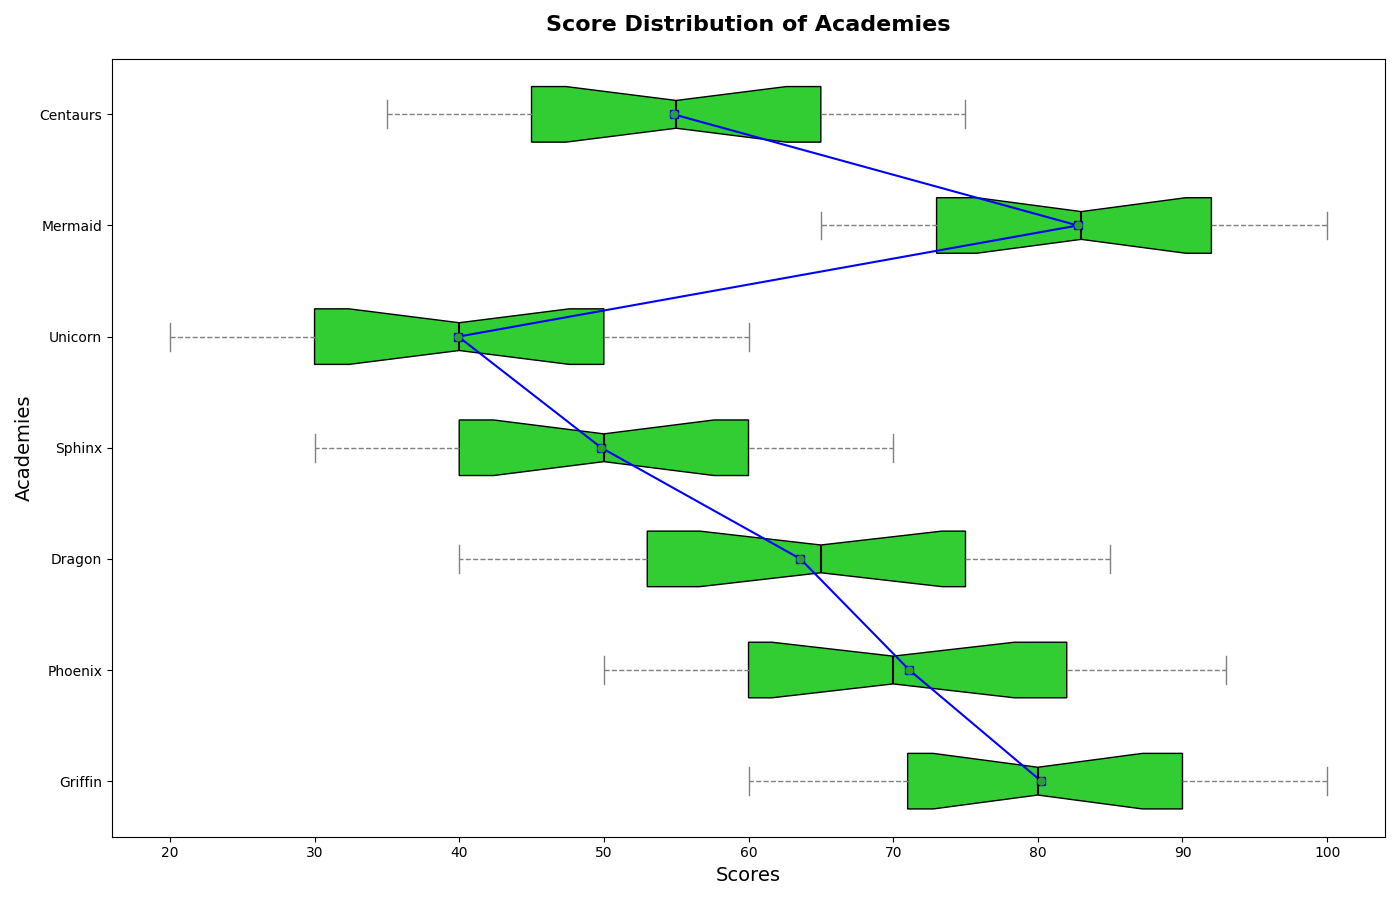

Write Python code to recreate this figure.
import matplotlib.pyplot as plt
import numpy as np

academy_mermaid_scores = [65, 67, 70, 72, 73, 75, 78, 80, 83, 85, 87, 90, 92, 95, 97, 98, 100]
academy_centaurs_scores = [35, 37, 40, 42, 45, 47, 50, 52, 55, 57, 60, 63, 65, 67, 70, 72, 75]

academy_griffin_scores = [60, 62, 67, 70, 71, 72, 75, 78, 80, 82, 85, 87, 90, 93, 95, 97, 100]
academy_phoenix_scores = [50, 52, 55, 57, 60, 62, 65, 68, 70, 75, 78, 80, 82, 85, 87, 90, 93]
academy_dragon_scores = [40, 42, 45, 50, 53, 55, 60, 62, 65, 67, 70, 73, 75, 77, 80, 82, 85]
academy_sphinx_scores = [30, 32, 35, 37, 40, 42, 45, 47, 50, 53, 55, 57, 60, 62, 65, 67, 70]
academy_unicorn_scores = [20, 22, 25, 27, 30, 32, 35, 38, 40, 42, 45, 48, 50, 53, 55, 57, 60]

data = [
    academy_griffin_scores,
    academy_phoenix_scores,
    academy_dragon_scores,
    academy_sphinx_scores,
    academy_unicorn_scores,
    academy_mermaid_scores,
    academy_centaurs_scores
]

averages = [np.mean(scores) for scores in data]
academies = ['Griffin', 'Phoenix', 'Dragon', 'Sphinx', 'Unicorn', 'Mermaid', 'Centaurs']

fig, ax = plt.subplots(figsize=(14, 9))

box = ax.boxplot(data, labels=academies, patch_artist=True, notch=True, showmeans=True, vert=False)

single_color = '#32CD32'
for patch in box['boxes']:
    patch.set_facecolor(single_color)

plt.setp(box['medians'], color='black', linewidth=1.5)
plt.setp(box['means'], marker='o', color='red', markersize=5)
plt.setp(box['whiskers'], linestyle='--', color='gray')
plt.setp(box['caps'], color='gray')

ax.plot(averages, range(1, len(academies) + 1), marker='s', linestyle='-', color='blue')

outliers = [
    [score for score in scores if score < np.percentile(scores, 25) - 1.5*(np.percentile(scores, 75) - np.percentile(scores, 25))
                     or score > np.percentile(scores, 75) + 1.5*(np.percentile(scores, 75) - np.percentile(scores, 25))]
    for scores in data
]

for idx, academy_outliers in enumerate(outliers):
    ax.scatter(academy_outliers, [idx + 1] * len(academy_outliers), color='black', zorder=3)

ax.set_title('Score Distribution of Academies', fontsize=16, fontweight='bold', pad=20)
ax.set_ylabel('Academies', fontsize=14)
ax.set_xlabel('Scores', fontsize=14)

plt.tight_layout()

plt.show()
